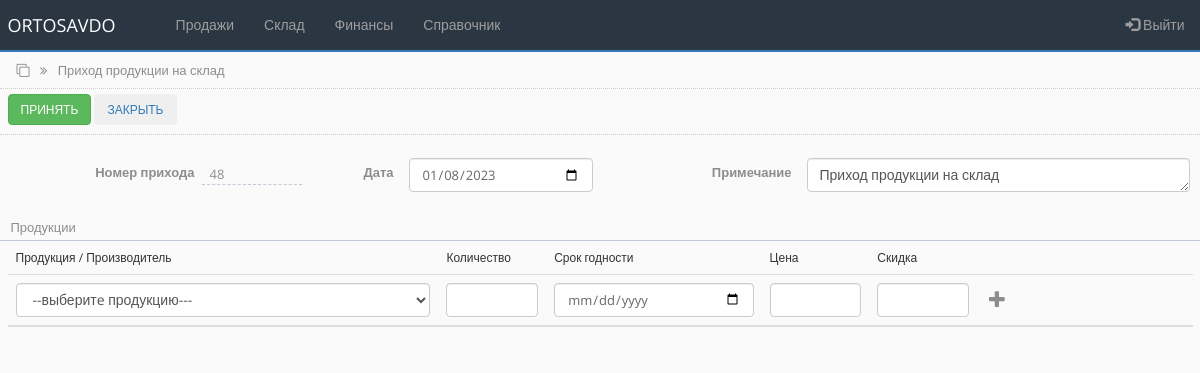
Before: /add_pro.php (signed in) with the older database file.
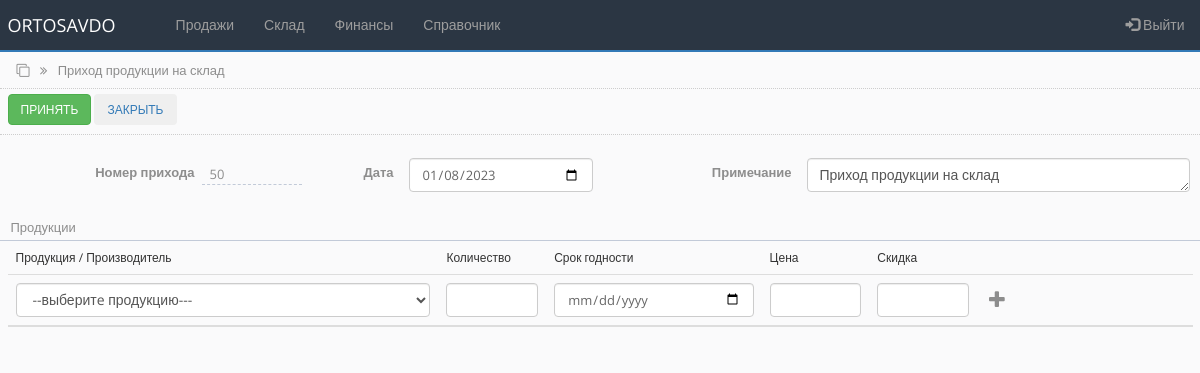
After: the same page with the newer database file.
### tables this page shows
CREATE TABLE `order_tbl` (
  `id` int(100) NOT NULL,
  `sum_order` varchar(100) NOT NULL,
  `date_order` date NOT NULL,
  `order_note` varchar(250) NOT NULL DEFAULT 'нет',
  `status_order` varchar(250) NOT NULL DEFAULT 'принят'
);

### bot_lib.php (called while the page is built, shortened)
<?php
function get_id_new_order($connect){
	$query = "SELECT id FROM order_tbl ORDER BY id DESC LIMIT 1";
	$result = mysqli_query($connect, $query);
	$last_data = mysqli_fetch_assoc($result);
	return $last_data['id'];
}
?>

### add_pro.php (the view, shortened to what this page needs)
<?php
include('settings.php');
include('bot_lib.php');
$last_id = get_id_new_order($connect);
?>
<!DOCTYPE html>
<html lang="ru">
<head>
    <link rel="stylesheet" href="https://maxcdn.bootstrapcdn.com/bootstrap/3.4.1/css/bootstrap.min.css">
    <link rel="stylesheet" href="https://cdnjs.cloudflare.com/ajax/libs/font-awesome/4.7.0/css/font-awesome.min.css">
    <link rel="stylesheet" href="css/bootstrap-grid.min.css">
    <link rel="stylesheet" href="https://cdnjs.cloudflare.com/ajax/libs/selectize.js/0.15.2/css/selectize.default.min.css" />
    <link rel="stylesheet" href="css/style.css">
</head>
<body>
<?php include 'partSite/nav.php'; ?>
<div class="page_name">
    <div class="container-fluid">
        <i class="fa fa-clone" aria-hidden="true"></i>
        <i class="fa fa-angle-double-right right_cus"></i>
        <span class="right_cus">Приход продукции на склад</span>
    </div>
</div>
<div class="toolbar">
        <div class="container-fluid">
            <td><input class="btn btn-success" type="submit" form="order_form" name="submit" value="Принять" />
            <a href="in_store.php"><button type="button" class="btn btn-light">Закрыть</button></a>
        </div>
</div>
<div class="card_head">
    <div class="container-fluid">
        <form action="" method="POST" class="horizntal-form" id="order_form">
            <div class="row">
                <label class="col-sm-2">
                    <span>Номер прихода</span>
                </label>
                <div class="col-sm-1 dash">
                    <?php echo $last_id+1; ?>
                </div>
                <label class="col-sm-1">
                    <span>Дата</span>
                </label>
                <div class="col-sm-2">
                    <input required type="date" value="<?php echo date("Y-m-d"); ?>"  class="form-control" name="order_date" form="order_form">
                </div>
                <label class="col-sm-2">
                    <span>Примечание</span>
                </label>
                <div class="col-sm-4">
                 <textarea required  form="order_form" name="order_note" class="form-control" id="exampleFormControlTextarea1" rows="1">Приход продукции на склад</textarea>
                </div>
            </div>
        </form>
    </div>
</div>
<div class="add_pro_lab">
    <div class="container-fluid">
        Продукции
    </div>
</div>
<div class="container-fluid">
    <table id="myTable" class="table order-list">
        <thead>
            <tr>
                <td>Продукция  / Производитель </td>
                <td>Количество</td>
                <td>Срок годности</td>
                <td>Цена</td>
                <td>Скидка</td>
            </tr>
        </thead>
        <tbody>
            <tr>
                <td class="col-sm-4">
                        <select required class="form-control"  name="prod_name[]" form="order_form" >
                            <option  value="">--выберитe продукцию---</option>
                        </select>
                </td>
                <td class="col-sm-1">
                    <input required type="text" name="count_name[]"  class="form-control" form="order_form"/>
                </td>
                <td class="col-sm-2">
                    <input required type="date" name="date_name[]"  class="form-control" form="order_form"/>
                </td>
                <td class="col-sm-1">
                    <input required type="text" name="price_name[]"  class="form-control" form="order_form"/>
                </td>
                <td class="col-sm-1">
                    <input required type="text" name="sale_name[]"  class="form-control" form="order_form"/>
                </td>
                <td class="col-sm-1">
                    <i class="fa fa-plus"  id="addrow" style="cursor:pointer"></i>
                </td>
                <td class="col-sm-1"><a class="deleteRow"></a>
                </td>
            </tr>
        </tbody>
    </table>
</div>
</body>
</html>

Changed rows visible on the page:
no longer on this page (row unchanged): order_tbl: $last_id+1 "48"
added order_tbl: $last_id+1 "50"
